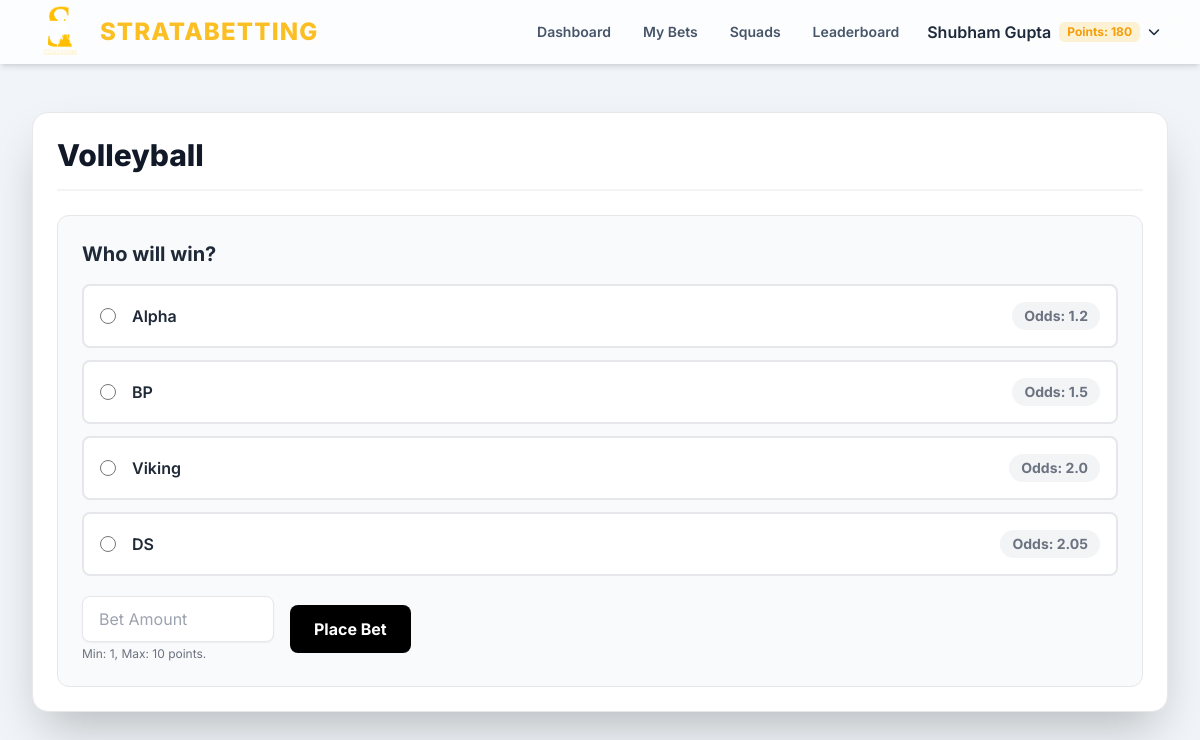
/dashboard (signed in), run on the app's committed database.
### app.py (models this page shows, shortened)
class User(db.Model):
    roll_number = db.Column(db.String(20), primary_key=True)
    name = db.Column(db.String(100), nullable=False)
    password_hash = db.Column(db.String(60), nullable=False)
    points = db.Column(db.Integer, nullable=False, default=200)
    is_admin = db.Column(db.Boolean, nullable=False, default=False)
    bets = db.relationship('Bet', backref='bettor', lazy=True, cascade="all, delete-orphan")
    @property
    def password(self):
        raise AttributeError('password is not a readable attribute')

class Event(db.Model):
    id = db.Column(db.Integer, primary_key=True)
    name = db.Column(db.String(100), nullable=False, unique=True)
    is_active = db.Column(db.Boolean, nullable=False, default=True)
    questions = db.relationship('Question', backref='event', lazy=True, cascade="all, delete-orphan")

class Question(db.Model):
    id = db.Column(db.Integer, primary_key=True)
    event_id = db.Column(db.Integer, db.ForeignKey('event.id'), nullable=False)
    text = db.Column(db.String(255), nullable=False)
    is_open = db.Column(db.Boolean, nullable=False, default=True)
    winning_option_id = db.Column(db.Integer, db.ForeignKey('option.id'), nullable=True)
    options = db.relationship('Option', foreign_keys='Option.question_id', backref='question', lazy=True, cascade="all, delete-orphan")
    winning_option = db.relationship('Option', foreign_keys=[winning_option_id])
    bets = db.relationship('Bet', backref='question', lazy=True, cascade="all, delete-orphan")

class Option(db.Model):
    id = db.Column(db.Integer, primary_key=True)
    question_id = db.Column(db.Integer, db.ForeignKey('question.id'), nullable=False)
    text = db.Column(db.String(100), nullable=False)
    odds = db.Column(db.Float, nullable=False, default=1.8)

### app.py (the view)
@app.route('/dashboard')
def dashboard():
    user = get_current_user()
    if not user:
        return redirect(url_for('login'))
    active_events = Event.query.filter_by(is_active=True).all()
    user_bets_q_ids = [bet.question_id for bet in user.bets]
    available_questions = {}
    for event in active_events:
        questions = Question.query.filter(
            Question.event_id == event.id,
            Question.is_open == True,
            Question.id.notin_(user_bets_q_ids)
        ).all()
        if questions:
            available_questions[event] = questions
    return render_template('dashboard.html', user=user, available_questions=available_questions)

### app.py (called while the page is built)
def get_current_user():
    if 'roll_number' in session:
        return User.query.get(session['roll_number'])
    return None

### templates/dashboard.html (shortened to what this page needs)
{% extends "base.html" %}
{% block content %}
<div class="space-y-10">
    {% for event, questions in available_questions.items() %}
    <div class="bg-white p-6 rounded-2xl shadow-2xl border border-gray-200">
        <h2 class="text-3xl font-extrabold text-gray-900 mb-6 border-b-2 border-gray-100 pb-4">{{ event.name }}</h2>
        <div class="space-y-8">
            {% for question in questions %}
            <form method="POST" action="{{ url_for('place_bet', question_id=question.id) }}">
                <div class="border border-gray-200 p-6 rounded-xl bg-gray-50">
                    <p class="font-bold text-xl text-gray-800 mb-4">{{ question.text }}</p>
                    <div class="space-y-3 mb-5">
                        {% for option in question.options %}
                        <label
                            class="flex items-center p-4 bg-white rounded-lg border-2 border-gray-200 hover:border-amber-400 transition cursor-pointer has-[:checked]:border-amber-400 has-[:checked]:ring-2 has-[:checked]:ring-amber-400">
                            <input type="radio" name="option_id" value="{{ option.id }}"
                                class="h-4 w-4 text-amber-500 border-gray-300 focus:ring-amber-400" required>
                            <span class="ml-4 flex-grow text-gray-800 font-semibold">{{ option.text }}</span>
                            <span class="text-sm text-gray-500 bg-gray-100 px-3 py-1 rounded-full font-bold">Odds: {{
                                option.odds }}</span>
                        </label>
                        {% endfor %}
                    </div>
                    <div class="flex items-center space-x-4">
                        <div>
                            <input type="number" name="amount" placeholder="Bet Amount"
                                class="shadow-sm appearance-none border rounded-lg w-48 py-3 px-4 text-gray-700 leading-tight focus:outline-none focus:ring-2 focus:ring-amber-400"
                                required min="1" max="10">
                            <p class="text-xs text-gray-500 mt-1">Min: 1, Max: 10 points.</p>
                        </div>
                        <button type="submit"
                            class="bg-black hover:bg-gray-800 text-white font-bold py-3 px-6 rounded-lg focus:outline-none focus:shadow-outline transition">Place
                            Bet</button>
                    </div>
                </div>
            </form>
            {% endfor %}
        </div>
    </div>
    {% endfor %}
</div>
{% endblock %}

### templates/base.html (shortened to what this page needs)
<!DOCTYPE html>
<html lang="en" x-data="{ isDarkMode: true }" x-init="
    isDarkMode = JSON.parse(localStorage.getItem('isDarkMode')) ?? true;
    $watch('isDarkMode', value => localStorage.setItem('isDarkMode', JSON.stringify(value)))"
    :class="isDarkMode ? 'dark' : ''">
<head>
    <link rel="stylesheet" type="text/css" href="https://unpkg.com/trix@2.0.8/dist/trix.css">
    <script src="https://cdn.tailwindcss.com"></script>
    <link rel="stylesheet" href="https://cdnjs.cloudflare.com/ajax/libs/font-awesome/6.4.2/css/all.min.css">
</head>
<body class="bg-slate-100 dark:bg-gray-900 text-slate-800 dark:text-slate-300 transition-colors duration-300">
    <div class="min-h-full">
        <nav x-data="{ isMobileMenuОpen: false }"
            class="bg-white/80 dark:bg-gray-800/80 backdrop-blur-md shadow-md fixed w-full z-40">
            <div class="mx-auto max-w-7xl px-4 sm:px-6 lg:px-8">
                <div class="flex h-16 items-center justify-between">
                    <div class="flex items-center">
                        <div class="flex-shrink-0">
                            <a href="/" class="flex items-center space-x-3">
                                <img class="h-14 w-auto" src="{{ url_for('static', filename='stratagem-logo.png') }}"
                                    alt="Stratagem Logo">
                                <span class="text-amber-400 font-extrabold text-2xl tracking-wider">
                                    STRATABETTING
                                </span>
                            </a>
                        </div>
                    </div>
                    <div class="hidden md:block">
                        <div class="ml-10 flex items-center space-x-2">
                            {% if user %}
                            {% if user.is_admin %}
                            <a href="{{ url_for('admin_dashboard') }}"
                                class="text-slate-600 dark:text-slate-300 hover:text-amber-400 px-3 py-2 text-sm font-semibold transition-colors">Admin
                                Home</a>
                            {% else %}
                            <a href="{{ url_for('dashboard') }}"
                                class="text-slate-600 dark:text-slate-300 hover:text-amber-400 px-3 py-2 text-sm font-semibold transition-colors">Dashboard</a>
                            <a href="{{ url_for('my_bets') }}"
                                class="text-slate-600 dark:text-slate-300 hover:text-amber-400 px-3 py-2 text-sm font-semibold transition-colors">My
                                Bets</a>
                            {% endif %}
                            <a href="{{ url_for('squads') }}"
                                class="text-slate-600 dark:text-slate-300 hover:text-amber-400 px-3 py-2 text-sm font-semibold transition-colors">Squads</a>
                            <a href="{{ url_for('leaderboard') }}"
                                class="text-slate-600 dark:text-slate-300 hover:text-amber-400 px-3 py-2 text-sm font-semibold transition-colors">Leaderboard</a>
                            <div class="relative group" x-data="{ open: false }">
                                <button @click="open = !open"
                                    class="flex items-center space-x-2 p-2 rounded-lg hover:bg-slate-200 dark:hover:bg-gray-700">
                                    <span class="font-semibold text-slate-800 dark:text-white">{{ user.name }}</span>
                                    <span
                                        class="bg-amber-400/20 text-amber-500 font-bold px-2 py-0.5 rounded-md text-xs">Points:
                                        {{ user.points }}</span>
                                    <i class="fa-solid fa-chevron-down text-xs transition-transform dark:text-slate-300"
                                        :class="open ? 'rotate-180' : ''"></i>
                                </button>
                            </div>
                            {% endif %}
                        </div>
                    </div>
                </div>
            </div>
        </nav>
        <main class="pt-16">
            <div class="mx-auto max-w-7xl py-12 sm:px-6 lg:px-8">
                {% block content %}{% endblock %}
            </div>
        </main>
    </div>
</body>
</html>

### templates/base.html (style rules this page uses)
body { font-family: 'Inter', sans-serif; }
.text-amber-400 { color: #FFBF00; }

### data on the page
User: name "Shubham Gupta", points "180"
Event: name "Volleyball"
Question: text "Who will win?"
Option: text "Alpha", odds "1.2"
Option: text "BP", odds "1.5"
Option: text "Viking", odds "2.0"
Option: text "DS", odds "2.05"
